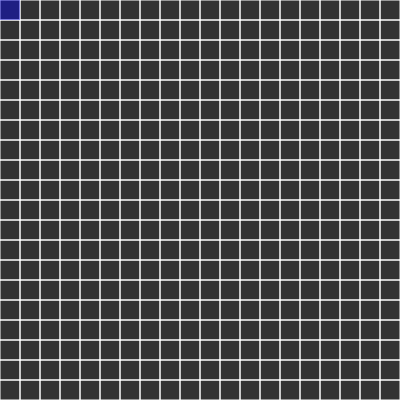
Frame 1 (no input)
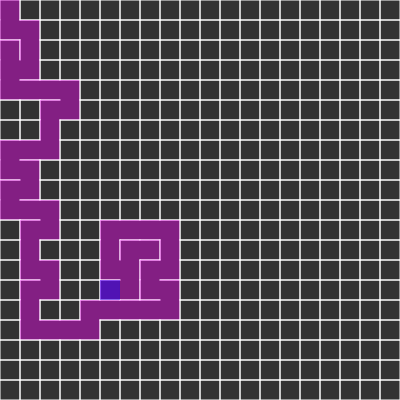
Frame 60 (no input)
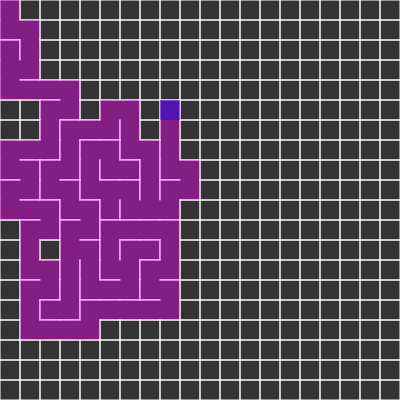
Frame 120 (the mouse pressed at the canvas centre since frame 60)

The p5.js sketch that drew these frames (run headless with seeded random() and noise() and a simulated clock; from frame 60 on, the mouse is pressed at the canvas centre):

// p5.js sketch
// ── sketch.js
var cols, rows;
var w = 20; // canh hinh vuong cell
var grid = [];

var current; // current cell

var stack = [];

function setup() {
    createCanvas(400, 400);
    cols = width / w;
    rows = height / w;
    frameRate(100);

    for(var j = 0; j < rows; j++) {
        for(var i = 0; i < cols; i++) {
            var cell = new Cell(i, j);
            grid.push(cell);
        }
    }

    current = grid[0];
}

function draw() {
    background(51);

    for(var i = 0; i < grid.length; i++) {
        grid[i].show();
    }

    current.visited = true;
    current.highlight();
    // STEP 1
    var next = current.checkNeighbors(); // get one neighbor of current not visited

    if(next) {
        // STEP 2
        stack.push(current);

        // STEP 3
        removeWalls(current, next);

        // STEP 4
        current = next;
        next.visited = true;
    } else if(stack.length > 0) {
        current = stack.pop();
    }
}

function index(i, j) {
    if(i < 0 || j < 0 || i > cols - 1 || j > rows - 1) {
        return -1;
    }
    return  i + j * cols;
}

function Cell(i, j) {
    this.i = i; // column number
    this.j = j; // row number
    this.walls = [true, true, true, true];
    this.visited = false;

    this.highlight = function () {
        var x = this.i * w;
        var y = this.j * w;
        noStroke();
        fill(0,0,255,100);
        rect(x, y, w, w);
    };

    this.checkNeighbors = function () {
        var neighbors = [];

        var top = grid[index(i, j - 1)];
        var right = grid[index(i + 1, j)];
        var bottom = grid[index(i, j + 1)];
        var left = grid[index(i - 1, j)];

        if(top && !top.visited) {
            neighbors.push(top);
        }

        if(right && !right.visited) {
            neighbors.push(right);
        }

        if(bottom && !bottom.visited) {
            neighbors.push(bottom);
        }

        if(left && !left.visited) {
            neighbors.push(left);
        }

        if(neighbors.length > 0) {
            var r = floor(random(0, neighbors.length));
            return neighbors[r];
        } else {
            return undefined;
        }
    };
    
    this.show = function () {
        var x = this.i * w;
        var y = this.j * w;
        stroke(255);

        if(this.walls[0]) {
            line(x, y, x + w, y);
        }
        if(this.walls[1]) {
            line(x + w, y, x + w, y + w);
        }
        if(this.walls[2]) {
            line(x + w, y + w, x, y + w);
        }
        if(this.walls[3]) {
            line(x, y + w, x, y);
        }

        if(this.visited) {
            noStroke();
            fill(255, 0, 255, 100);
            rect(x, y, w, w);
        }
    }
}

function removeWalls(current, next) {
    var x = current.i - next.i;

    if(x === 1) {
        current.walls[3] = false;
        next.walls[1] = false;
    } else if (x === -1) {
        current.walls[1] = false;
        next.walls[3] = false;
    }

    var y = current.j - next.j;
    if(y === 1) {
        current.walls[0] = false;
        next.walls[2] = false;
    } else if (y === -1) {
        current.walls[2] = false;
        next.walls[0] = false;
    }
}
